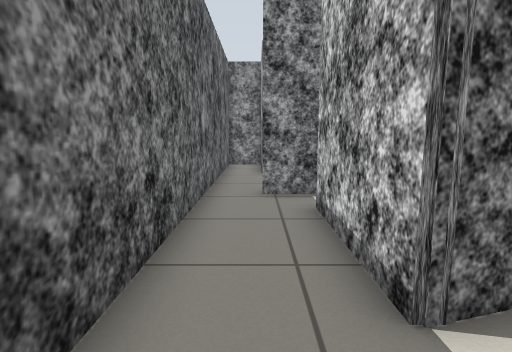
[1] (above)

16 first-person views from a walk through a world built for the Gazebo simulator. The camera is 0.79 m above the floor, tilts 8° down and sees 80° across. Floor lines are 1 m apart. The floor is counted in squares, 0.5 m on a side. Each view is taken from the middle of a square. On the plan, view 1 faces up. The plan holds only what a view shows up to about 15 squares ahead; the rest is blank.

[2]
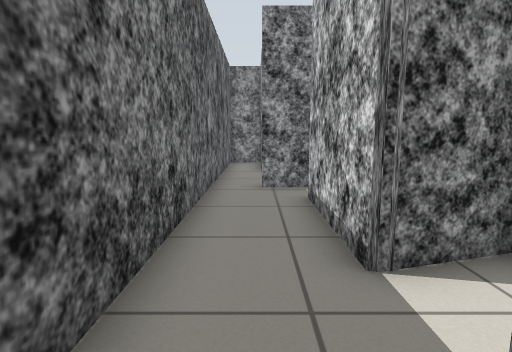

[3]
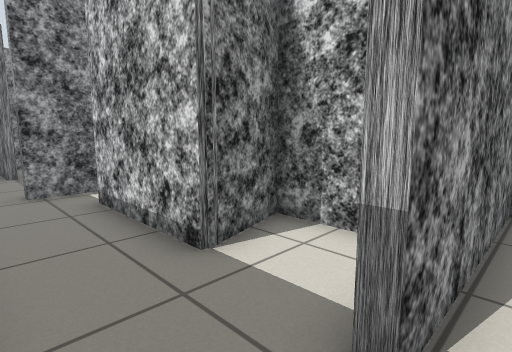

[4]
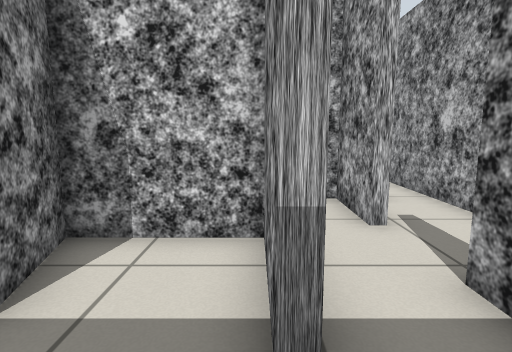

[5]
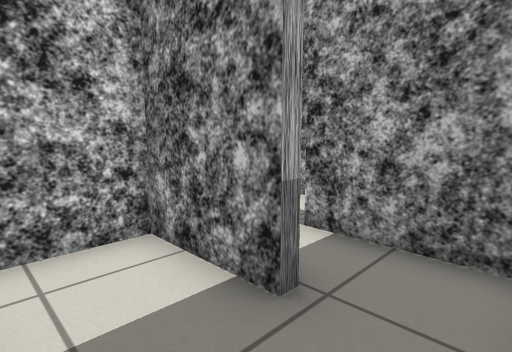

[6]
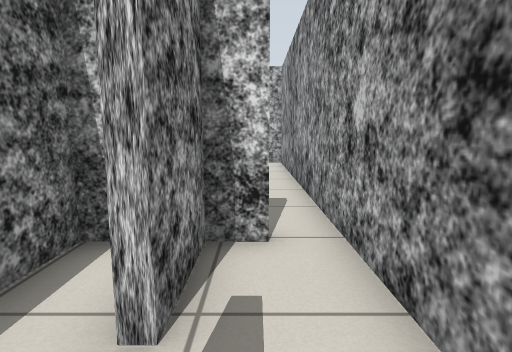

[7]
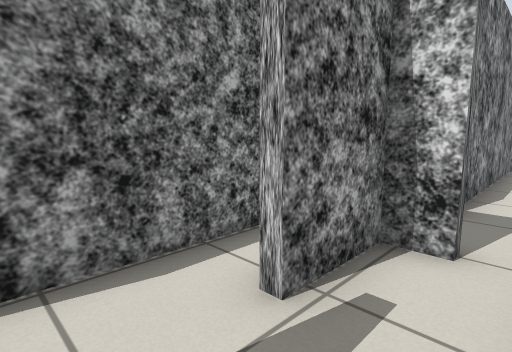

[8]
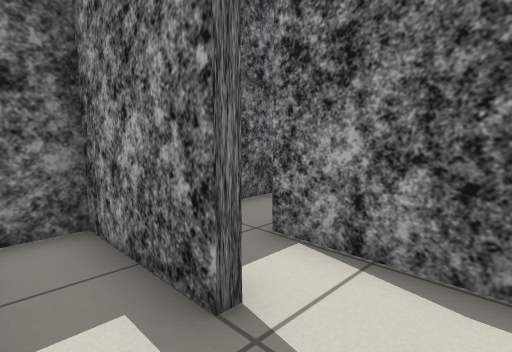

[9]
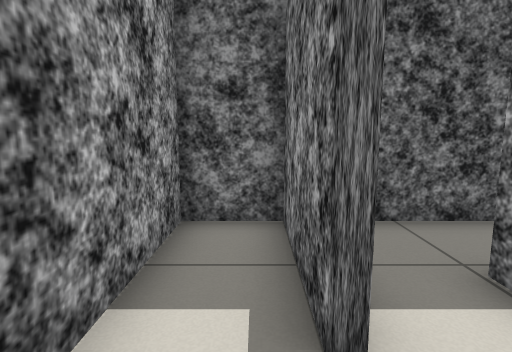

[10]
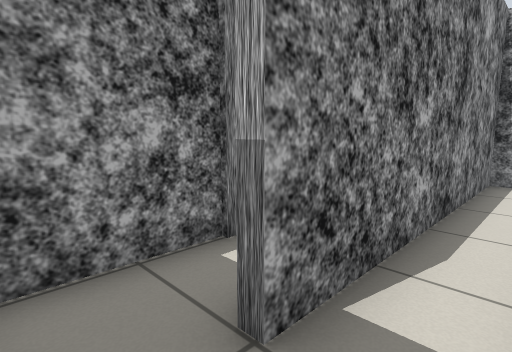

[11]
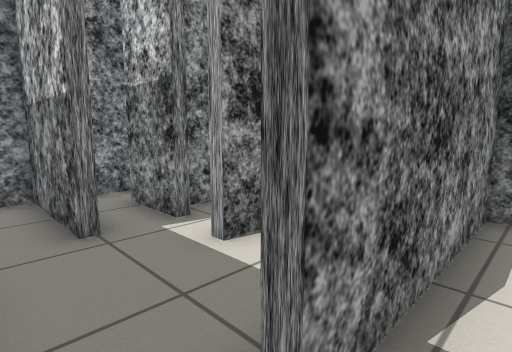

[12]
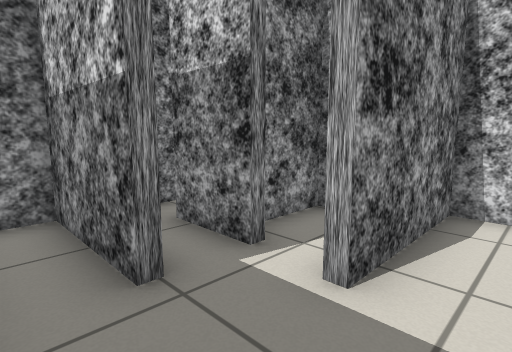

[13]
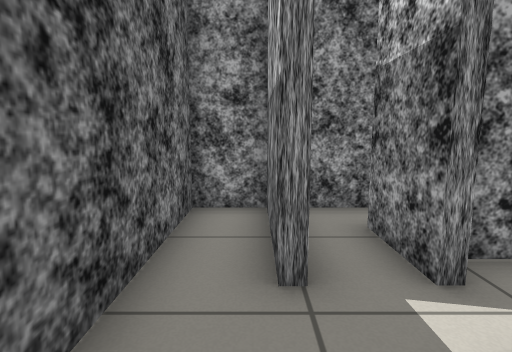

[14]
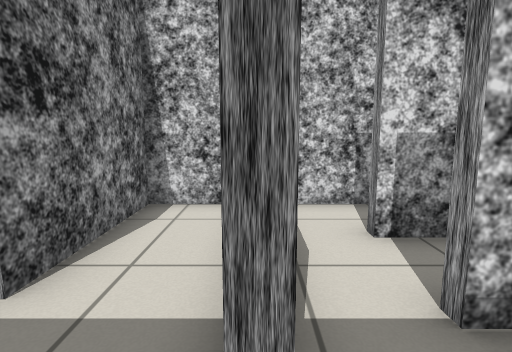

[15]
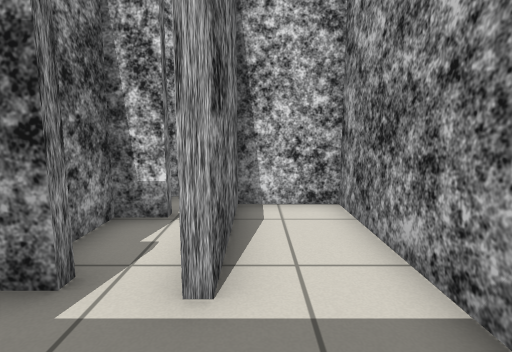

[16]
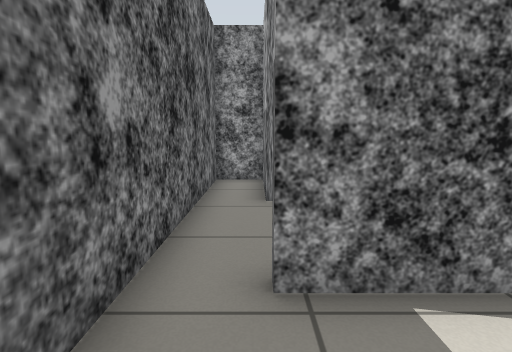

### Floor plan
Points are (right, up) in squares from view 1. A wall is a line through its corners. A room is listed if a view was taken in it or the views show most of it. See-through windows are left out.
Room 1 (views 1, 2, 3, 4)
walls: (-1.3, 0.6) (-1.3, -0.9); (0.8, -0.4) (0.8, -0.1); (-0.7, -2.2) (0.5, -2.2)
ways out: opening at (-0.5, 0) to room 2; opening at (1.5, -1) to room 6
Room 2 (views 5, 11, 14, 16)
walls: (0.8, -0.1) (3.5, -0.1) (3.5, 2.9) (1.3, 2.3) (1.3, 6.4); (2.5, 7.8) (0.2, 7.8) (0.2, 8.2); (-1.3, 8.6) (-1.3, 0.6)
ways out: opening at (-0.5, 0) to room 1; opening at (-0.5, 8) to room 4; opening at (2, 7) to room 7
Room 3 (views 6, 7, 8, 9, 10)
walls: (6.3, -3.3) (6.3, -2.3) (4.1, -2.3) (4.1, -2); (2, -2.2) (2, -2.5) (-1.3, -2.5) (-1.3, -4.4) (17, -4.4); (18.4, -2.5) (8.5, -2.5)
ways out: opening at (3.5, -2) to room 6; opening at (8, -3)
Room 4 (views 12, 13, 15)
walls: (1, 8.1) (5.7, 8.1) (5.7, 10.4) (1.6, 10.4); (-1.3, 10.6) (-1.3, 8.6)
ways out: opening at (-0.5, 8) to room 2; opening at (0, 10) to room 5
Room 5 (no view inside)
walls: (0.6, 12) (0.2, 12) (0.2, 15.3) (-1.3, 15.3) (-1.3, 10.6); (1.9, 11.9) (1.9, 14); (4.6, 11.7) (4.6, 12.7) (2.5, 12.7)
ways out: opening at (0, 10) to room 4; opening at (1, 12.5)
Room 6 (no view inside)
walls: (4.1, -2) (6.3, -2) (6.3, -0.4) (0.8, -0.4); (0.5, -2.2) (2, -2.2)
ways out: opening at (1.5, -1) to room 1; opening at (3.5, -2) to room 3
Room 7 (no view inside)
walls: (3.5, 5) (3.5, 6.3); (3.5, 7.8) (2.5, 7.8)
ways out: opening at (2, 7) to room 2; opening at (4, 7)

Positions as (right, up) in squares from view 1, and headings:
1: (0, 0), facing up
2: (0, -1), facing up
3: (-1, -1), facing up-right
4: (-1, 0), facing right
5: (-1, 2), facing down-right
6: (2, -3), facing right
7: (2, -4), facing up-right
8: (4, -4), facing up-left
9: (4, -3), facing left
10: (7, -4), facing up-right
11: (-1, 7), facing up-right
12: (-1, 9), facing up-right
13: (0, 9), facing up
14: (-1, 8), facing right
15: (-1, 10), facing right
16: (0, 5), facing up
